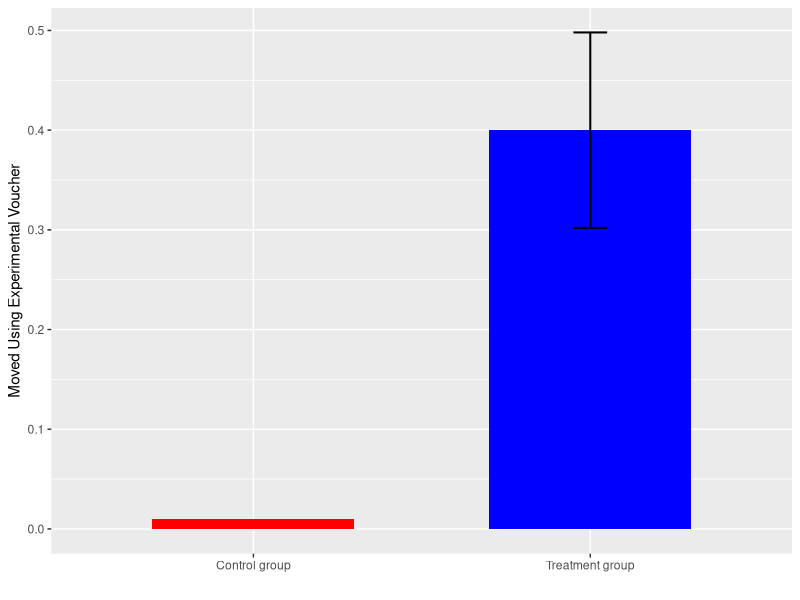

The R script that drew this image:
#Gregory Bruich, Ph.D.
#Economics 50
#Harvard University
#Send suggestions and corrections to gbruich@fas.harvard.edu

rm(list=ls()) # removes all objects from the environment
cat('\014') # clears the console

## load packages
if (!require(haven)) install.packages("haven"); library(haven)
if (!require(tidyverse)) install.packages("tidyverse"); library(tidyverse)

#Opportunity Insights style bar graphs
#Example Bar graph with two bars: height 0.01 and 0.4
#Add standard error for second bar: 0.05
data_for_graph <- data.frame(c(0.01, .4), 
                             c(NA, 0.05), 
                             c("Control group", "Treatment group"))  
data_for_graph

# Change name of 1st column of data_for_graph to "Moved"
names(data_for_graph)[1] <- "Moved"

# Change name of 2nd column of data_for_graph to "se"
names(data_for_graph)[2] <- "se"

# Change name of 2nd column of data_for_graph to "Group"
names(data_for_graph)[3] <- "Group"

#Add upper bound on 95% CI
data_for_graph$ub <- data_for_graph$Moved + 1.96*data_for_graph$se

#Add lower bound on 95% CI
data_for_graph$lb <- data_for_graph$Moved - 1.96*data_for_graph$se

#Look at the data frame we have created
data_for_graph

# Bar graph displaying results
ggplot(data=data_for_graph, aes(x=Group, y=Moved, fill=Group)) +
  geom_bar(stat="identity", show.legend = FALSE, width=.6) +
  geom_errorbar(aes(ymin=lb, ymax=ub), width=.1, size = 0.7, color="black") +
  scale_fill_manual(values=c("red", "blue")) +
  labs(y = "Moved Using Experimental Voucher", x = "")

ggsave("fig1_test.png")

